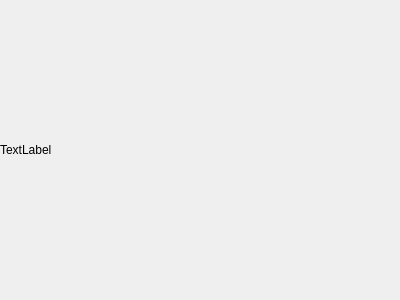
<?xml version="1.0" encoding="UTF-8"?>
<ui version="4.0">
 <class>ImageView</class>
 <widget class="QWidget" name="ImageView">
  <property name="geometry">
   <rect>
    <x>0</x>
    <y>0</y>
    <width>400</width>
    <height>300</height>
   </rect>
  </property>
  <property name="windowTitle">
   <string>ss</string>
  </property>
  <layout class="QVBoxLayout" name="verticalLayout" stretch="99">
   <property name="spacing">
    <number>0</number>
   </property>
   <property name="leftMargin">
    <number>0</number>
   </property>
   <property name="topMargin">
    <number>0</number>
   </property>
   <property name="rightMargin">
    <number>0</number>
   </property>
   <property name="bottomMargin">
    <number>0</number>
   </property>
   <item>
    <widget class="QLabel" name="fullscreenLabel">
     <property name="text">
      <string>TextLabel</string>
     </property>
    </widget>
   </item>
  </layout>
 </widget>
 <resources/>
 <connections/>
</ui>
